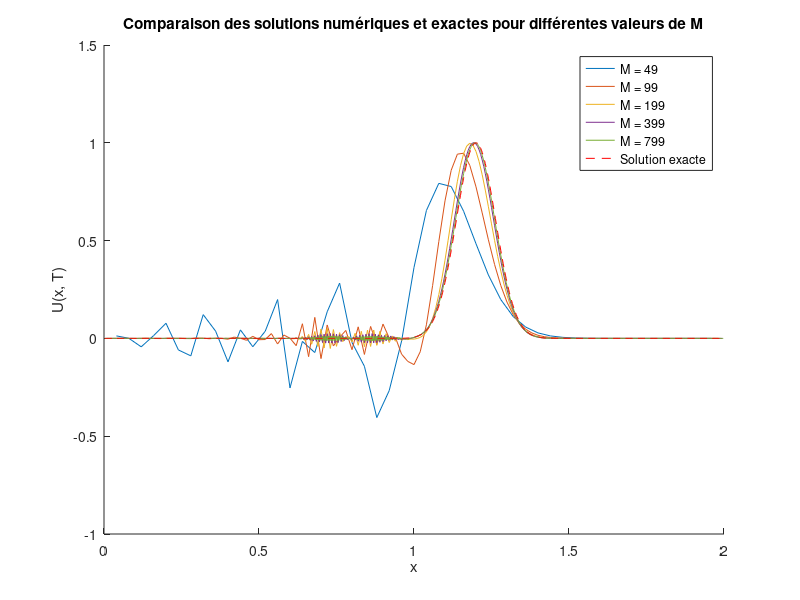

The MATLAB script that drew this image:
% Définition des paramètres
a = 0;
b = 2;
beta = 1;
T = 1;
M_values = [49, 99, 199, 399, 799]; % Différentes valeurs de M

% Initialisation de la figure
figure;
hold on;

% Boucle sur différentes valeurs de M
for M = M_values
    % Calcul de h et ajustement de k
    h = (b - a) / (M + 1);
    k = 0.5 * h;
    N = round(T / k);

    % Initialisation de x et U(0)
    x = linspace(a + h, b - h, M)';
    U0 = exp(-5 * (5 * x - 1) .^ 2);

    % Initialisation et préallocation de U
    U = zeros(M, N);
    U(:, 1) = U0;

    % Définition des coefficients p et q
    p = -k * beta / h;
    q = -p;

    % Construction de la matrice A
    A = diag(p * ones(1, M-1), 1) + diag(q * ones(1, M-1), -1);

    % Calcul de la deuxième colonne U1
    U1 = zeros(M, 1);
    for m = 2:M-1
        U1(m) = U0(m) + 0.5 * k * (beta / h * (U0(m+1) - U0(m-1)));
    end
    U(:, 2) = U1;

    % Boucle sur le temps
    for n = 3:N
        % Calcul de UNEW
        UNEW = A * U(:, n-1) + U(:, n-2);

        % Mise à jour de la matrice U
        U(:, n) = UNEW;
    end

    % Tracé de la solution numérique pour M actuel
    plot(x, U(:, end), 'DisplayName', ['M = ' num2str(M)]);

    % Calcul de la solution exacte
    xExact = x - beta * T;
    UExact = exp(-5 * (5 * xExact - 1) .^ 2);

    % Calcul de l'erreur L2 et du maximum
    L2_error = norm(U(:, end) - UExact, 2);
    [maxU, maxPos] = max(U(:, end));
    disp(['M = ' num2str(M) ', Max U: ' num2str(maxU) ', Position: ' num2str(x(maxPos)) ', L2 Error: ' num2str(L2_error)]);
end

% Tracé de la solution exacte
plot(x, UExact, 'r--', 'DisplayName', 'Solution exacte');
title('Comparaison des solutions numériques et exactes pour différentes valeurs de M');
xlabel('x');
ylabel('U(x, T)');
legend;
hold off;
